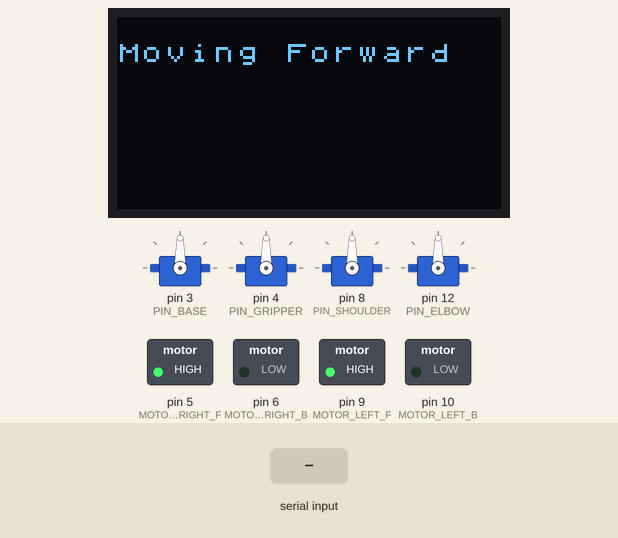
A sketch run on a simulated Arduino Uno, built with avr-gcc and run on an emulated ATmega328P. Shown: 128×64 one-colour display, 4 × servo, switched loads named in the sketch (green lamp = pin HIGH). The inputs (shaded band) are chosen by the test bench. What the sketch prints to the serial monitor is not drawn.

Above: at 5.3 s.
At 11.4 s:
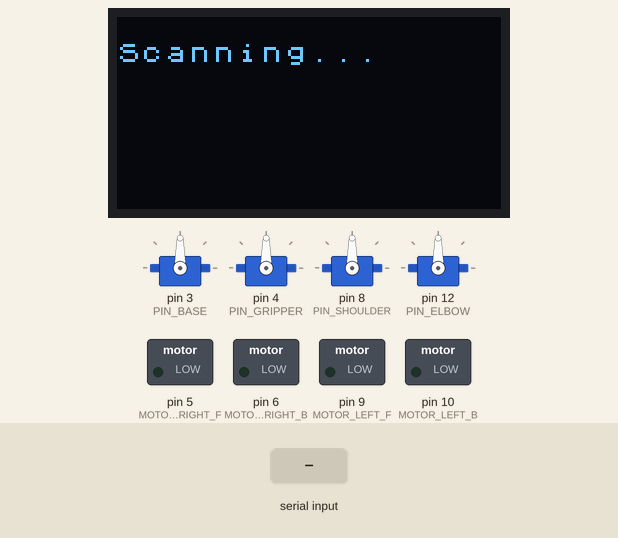
11.5 s: "1\n" received over the second serial link
At 11.9 s:
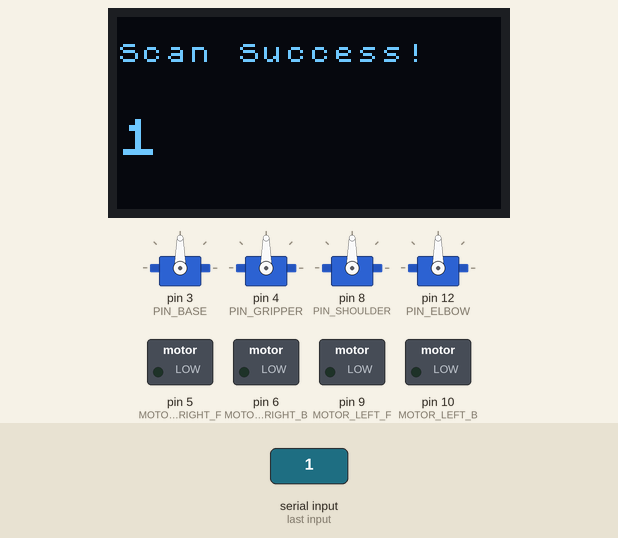
At 18.7 s:
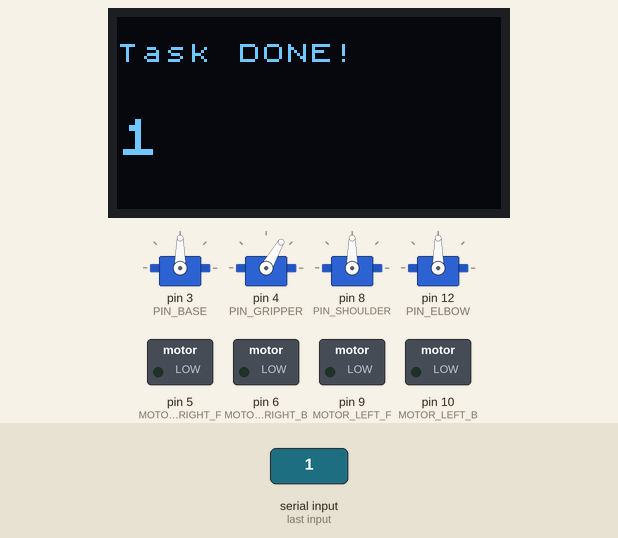
Timing chart, 0 to 20.2 s (numbered marks = the images above; inputs shaded):
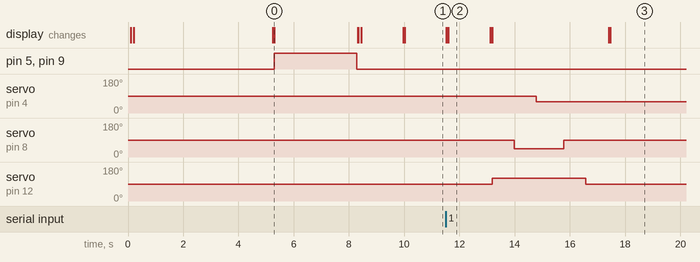

Measured:
- after the input at 11.5 s, servo on pin 4 (PIN_GRIPPER): 90° → 60° after 3.3 s; servo on pin 8 (PIN_SHOULDER): 90° → 45° after 2.5 s, → 90° 1.8 s later; servo on pin 12 (PIN_ELBOW): 90° → 120° after 1.7 s, → 90° 3.4 s later; the display: first changes at once (image 2 shows a later state)
- what the display in image 0 shows lasts 3.0 s, from 5.3 s to 8.3 s
- what the display in image 2 shows lasts 1.5 s, from 11.6 s to 13.1 s

The sketch:

oled.ino
```cpp
// ============================================================
// 智能搬运机器人 - 全自动连贯任务（行驶->扫码->抓取->U8g2显示）
// ============================================================
#include <SoftwareSerial.h>
#include <Servo.h>
#include <U8x8lib.h>
#include <Wire.h>

// --- 0. OLED 屏幕驱动定义 (U8x8模式，超低内存占用) ---
// 使用我们刚刚测试成功的 SH1106 驱动
U8X8_SH1106_128X64_NONAME_HW_I2C display(/* reset=*/ U8X8_PIN_NONE);

// --- 1. 串口通信定义 ---
// BigFish A0 (RX) 连 OpenMV P4 (TX)
// BigFish A1 (TX) 连 OpenMV P5 (RX)
SoftwareSerial OpenMVSerial(A0, A1);
String inputString = "";
boolean stringComplete = false;

// --- 2. 机械臂引脚与安全角度 ---
Servo myBase, myGripper, myShoulder, myElbow;
const int PIN_BASE = 3;
const int PIN_GRIPPER = 4;
const int PIN_SHOULDER = 8;
const int PIN_ELBOW = 12;

const int GRIPPER_OPEN = 90;
const int GRIPPER_CLOSE = 60;
const int SHOULDER_UP = 90;
const int SHOULDER_DOWN = 45;
const int ELBOW_RETRACT = 90;
const int ELBOW_EXTEND = 120;
const int BASE_CENTER = 90;

// --- 3. 底盘电机引脚定义 ---
const int MOTOR_LEFT_F = 9;
const int MOTOR_LEFT_B = 10;
const int MOTOR_RIGHT_F = 5;
const int MOTOR_RIGHT_B = 6;

const unsigned long TIME_1_METER = 3000; // 跑1米大概的时间(自行微调)

// --- 4. 状态机流程控制 ---
enum TaskState {
  START_DELAY,    // 开机等待
  MOVE_FORWARD,   // 底盘前进
  TRIGGER_SCAN,   // 触发OpenMV扫码
  WAIT_SCAN,      // 等待扫码结果
  ARM_GRAB,       // 机械臂抓取
  TASK_DONE       // 任务结束
};
TaskState currentState = START_DELAY;
unsigned long stateStartTime = 0;

// --- OLED 辅助显示函数 (U8x8 适配版) ---
void showOLED(String statusMsg, String dataMsg = "") {
  display.clear(); // 清屏
  display.setFont(u8x8_font_chroma48medium8_r); // 设置标准字体

  // 显示当前状态 (第 1 行)
  display.drawString(0, 1, statusMsg.c_str());

  // 如果有数据（识别到的二维码），使用 2x2 放大显示 (第 4 行开始)
  if (dataMsg != "") {
    display.draw2x2String(0, 4, dataMsg.c_str());
  }
}

void setup() {
  Serial.begin(9600);
  OpenMVSerial.begin(9600);

  // 初始化 OLED 屏幕
  display.begin();
  display.setPowerSave(0);

  pinMode(MOTOR_LEFT_F, OUTPUT);
  pinMode(MOTOR_LEFT_B, OUTPUT);
  pinMode(MOTOR_RIGHT_F, OUTPUT);
  pinMode(MOTOR_RIGHT_B, OUTPUT);
  stopCar();

  myBase.attach(PIN_BASE);
  myGripper.attach(PIN_GRIPPER);
  myShoulder.attach(PIN_SHOULDER);
  myElbow.attach(PIN_ELBOW);

  // 机械臂复位防御姿态
  myBase.write(BASE_CENTER);
  myShoulder.write(SHOULDER_UP);
  myElbow.write(ELBOW_RETRACT);
  myGripper.write(GRIPPER_OPEN);

  Serial.println(">>> 联合抓取系统启动，5秒后小车冲刺 <<<");
  showOLED("System Ready", "Wait 5s");
  stateStartTime = millis();
}

void loop() {
  // 核心监听：实时接收 OpenMV 传回的数据
  while (OpenMVSerial.available()) {
    char inChar = (char)OpenMVSerial.read();
    if (inChar != '\n') {
      inputString += inChar;
    } else {
      stringComplete = true;
    }
  }

  // 状态机流转
  switch (currentState) {

    case START_DELAY:
      if (millis() - stateStartTime >= 5000) {
        Serial.println("1. 底盘前进 1 米...");
        showOLED("Moving Forward");
        moveForward();
        stateStartTime = millis();
        currentState = MOVE_FORWARD;
      }
      break;

    case MOVE_FORWARD:
      if (millis() - stateStartTime >= TIME_1_METER) {
        stopCar();
        Serial.println("到达位置，刹车。准备扫码...");
        showOLED("Braking", "Wait...");
        delay(1500); // 等车身静止，防止画面糊掉
        currentState = TRIGGER_SCAN;
      }
      break;

    case TRIGGER_SCAN:
      Serial.println("2. 向 OpenMV 发送 SCAN 指令...");
      showOLED("Scanning...");
      OpenMVSerial.print("SCAN\n");
      inputString = "";
      stringComplete = false;
      currentState = WAIT_SCAN;
      break;

    case WAIT_SCAN:
      if (stringComplete) {
        inputString.trim();
        Serial.print("✅ 扫码成功！收到物块标识: ");
        Serial.println(inputString);

        // --- 在 OLED 上高亮放大显示识别到的二维码数字 ---
        showOLED("Scan Success!", inputString);

        Serial.println("3. 开始联合抓取动作...");
        delay(1500); // 稍微停顿一下，让人看清屏幕上的大字
        currentState = ARM_GRAB;
      }
      break;

    case ARM_GRAB:
      showOLED("Arm Working..."); // 抓取中屏幕提示

      Serial.println("-> 伸出小臂");
      myElbow.write(ELBOW_EXTEND);
      delay(800);

      Serial.println("-> 下探大臂");
      myShoulder.write(SHOULDER_DOWN);
      delay(800);

      Serial.println("-> 夹爪闭合抓取");
      myGripper.write(GRIPPER_CLOSE);
      delay(1000);

      Serial.println("-> 举起战利品");
      myShoulder.write(SHOULDER_UP);
      delay(800);

      Serial.println("-> 收回小臂");
      myElbow.write(ELBOW_RETRACT);
      delay(800);

      Serial.println(">>> 全流程任务圆满完成！ <<<");
      // 任务完成，屏幕定格在抓取到的物资编号
      showOLED("Task DONE!", inputString);
      currentState = TASK_DONE;
      break;

    case TASK_DONE:
      stopCar();
      break;
  }
}

void moveForward() {
  digitalWrite(MOTOR_LEFT_F, HIGH);
  digitalWrite(MOTOR_LEFT_B, LOW);
  digitalWrite(MOTOR_RIGHT_F, HIGH);
  digitalWrite(MOTOR_RIGHT_B, LOW);
}

void stopCar() {
  digitalWrite(MOTOR_LEFT_F, LOW);
  digitalWrite(MOTOR_LEFT_B, LOW);
  digitalWrite(MOTOR_RIGHT_F, LOW);
  digitalWrite(MOTOR_RIGHT_B, LOW);
}
```
